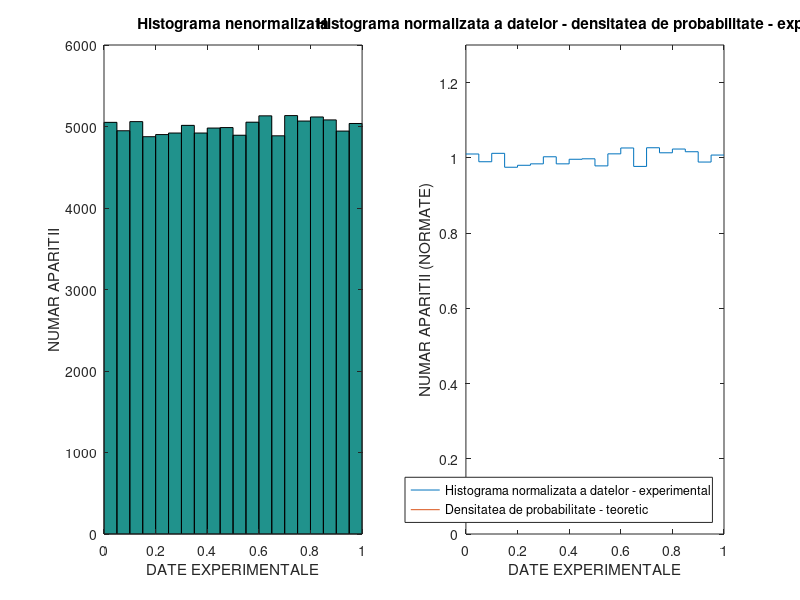
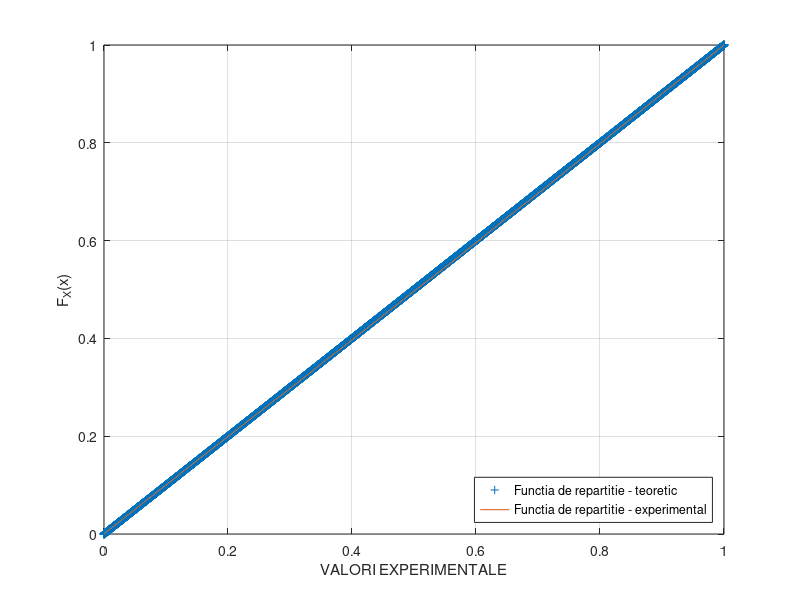
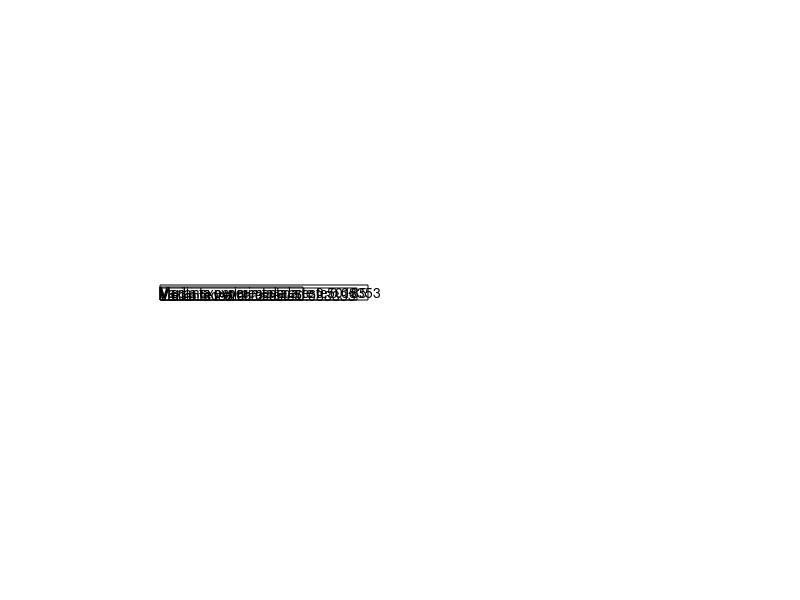

MATLAB code for these plots, in order:
clear all
clc
close all

N = 100000; % marimea vectorului de date experimentale
N1 = 100000; % marimea vectorului folosit pentru densitatea de probabilitate si functia de repartitie teoretice
C = 20; % numarul de clase ale histogramei

x = rand(1,N); % tipul de lege de probabilitate de studiat
%x = (b-a)*x + a; % relatia folosita ca sa obtinem o distributie uniforma in [a,b] pornind de la o uniform in [0,1] - vezi explicatiile din Bibliografia cursului (Metropol/Paideia)
n = length(x); % va fi egal cu N

%Histograma nenormalizata cu C clase
figure
subplot(1,2,1), hist(x,C), title('Histograma nenormalizata'), xlabel('DATE EXPERIMENTALE'), ylabel('NUMAR APARITII')
[frecv,u] = hist(x,C); % returneaza frecventele nenormate si centrele claselor histogramei

%Histograma experimentala normalizata cu C clase
delta = u(2)-u(1); % gasim latimea unei clase din histograma
x1 = [u-0.5*delta, u(end)+0.5*delta]; % adaugam artificial un termen suportului histogramei normalizate ca sa inceapa fix din a si sa se termine in b 
frecv1 = [frecv./(n*delta), frecv(end)/(n*delta)]; %vectorul de frecvente normalizate *py*dy = px*dx
subplot(1,2,2), stairs(x1,frecv1), ylim([0 1.3]), xlabel('DATE EXPERIMENTALE'), ylabel('NUMAR APARITII (NORMATE)')
hold on

%Histograma normalizata teoretica
x2 = linspace(u(1)-0.5*delta,u(end)+0.5*delta,N1);
frecv2 = ones(1,length(x2)); 
plot(x2,frecv2),title('Histograma normalizata a datelor - densitatea de probabilitate - experimental')
legend('Histograma normalizata a datelor - experimental','Densitatea de probabilitate - teoretic','Location','SouthEast');
hold off

%Functia teoretica de repartitie
x4 = x2;
frecv4 = linspace(0,1,length(x4)); 
figure, plot(x4,frecv4,'+'), xlabel('VALORI EXPERIMENTALE'), ylabel('F_X(x)'), grid on
hold on

%Functia experimentala de repartitie in trepte
stairs([sort(x,'ascend')],[linspace(1/N,1,N)]), %added some additional padding terms at the ends of F(x)
legend('Functia de repartitie - teoretic','Functia de repartitie - experimental','Location','SouthEast');
hold off

%Media si Varianta teoretice si experimentale
%medie_teoretica = (a+b)/2;
medie_teoretica = 1/2;
medie_experimentala = mean(x);
%var_teoretica = (b-a)^2/12;
var_teoretica = (1)^2/12;
var_experimentala = var(x);
figure
dim1 = [0.2 0.5 0.3 0.4];
annotation('textbox',dim1,'String',['Media teoretica este ', num2str(medie_teoretica)],'FitBoxToText','on');
dim2 = [0.2 0.5 0.2 0.3];
annotation('textbox',dim2,'String',['Media experimentala este ', num2str(medie_experimentala)],'FitBoxToText','on');
dim3 = [0.2 0.5 0.1 0.2];
annotation('textbox',dim3,'String',['Varianta teoretica este ', num2str(var_teoretica)],'FitBoxToText','on');
dim4 = [0.2 0.5 0.0 0.1];
annotation('textbox',dim4,'String',['Varianta experimentala este ', num2str(var_experimentala)],'FitBoxToText','on');